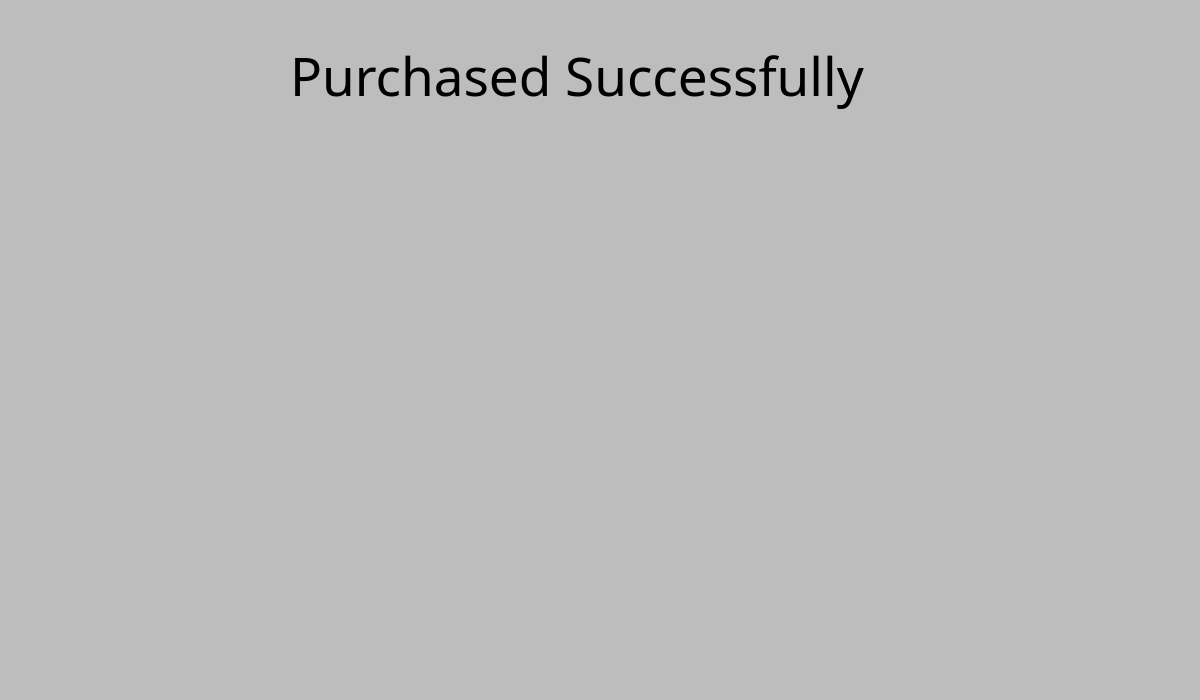
<?xml version="1.0" encoding="UTF-8"?>
<ui version="4.0">
 <class>verfication</class>
 <widget class="QDialog" name="verfication">
  <property name="geometry">
   <rect>
    <x>0</x>
    <y>0</y>
    <width>1200</width>
    <height>700</height>
   </rect>
  </property>
  <property name="windowTitle">
   <string>Dialog</string>
  </property>
  <property name="styleSheet">
   <string notr="true">background-color: #BDBDBD;</string>
  </property>
  <widget class="QLabel" name="label">
   <property name="geometry">
    <rect>
     <x>290</x>
     <y>30</y>
     <width>631</width>
     <height>91</height>
    </rect>
   </property>
   <property name="font">
    <font>
     <family>BAXAUTRIAL</family>
     <pointsize>40</pointsize>
    </font>
   </property>
   <property name="text">
    <string>Purchased Successfully</string>
   </property>
  </widget>
  <widget class="QPushButton" name="m1">
   <property name="geometry">
    <rect>
     <x>70</x>
     <y>40</y>
     <width>75</width>
     <height>71</height>
    </rect>
   </property>
   <property name="styleSheet">
    <string notr="true">background-color: #BDBDBD;
border-radius: 5;
border-image: url(:/images/img/left-arrow.png) 0 0 0 0 stretch stretch;
width: 50px;
height: 50px;</string>
   </property>
   <property name="text">
    <string/>
   </property>
  </widget>
  <widget class="QPushButton" name="m1_2">
   <property name="geometry">
    <rect>
     <x>290</x>
     <y>140</y>
     <width>631</width>
     <height>531</height>
    </rect>
   </property>
   <property name="styleSheet">
    <string notr="true">background-color: #BDBDBD;
border-radius: 5;
border-image: url(:/images/img/default_qrcode.png) 0 0 0 0 stretch stretch;
width: 50px;
height: 50px;</string>
   </property>
   <property name="text">
    <string/>
   </property>
  </widget>
 </widget>
 <resources/>
 <connections/>
</ui>
